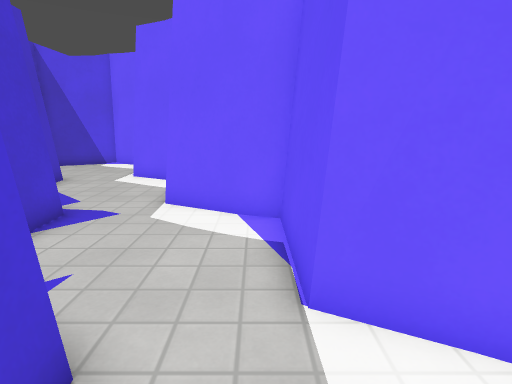
view 1 (above)

24 first-person views from a walk through a Godot game level. The camera is 1.2 m above the floor, tilts 12° down and sees 80° across. The floor is counted in squares, 0.5 m on a side. Each view is taken from the middle of a square. On the plan, view 1 faces up. The plan holds only what a view shows up to about 19 squares ahead; the rest is blank. The place goes on beyond the plan. Surface patterns are stand-ins for the level's own textures.

view 2
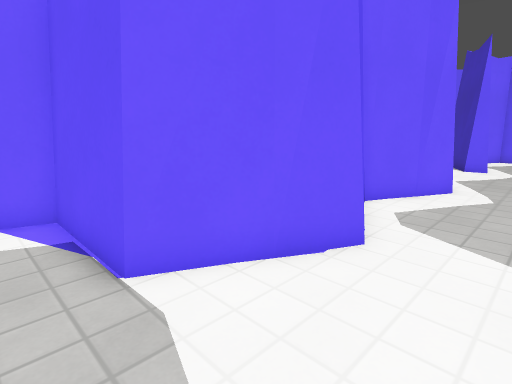

view 3
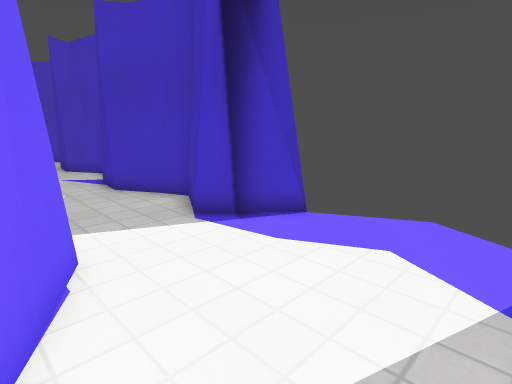

view 4
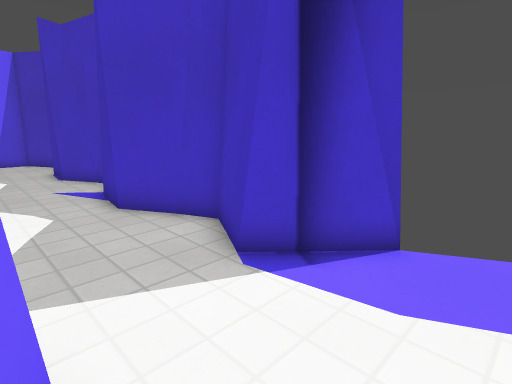

view 5
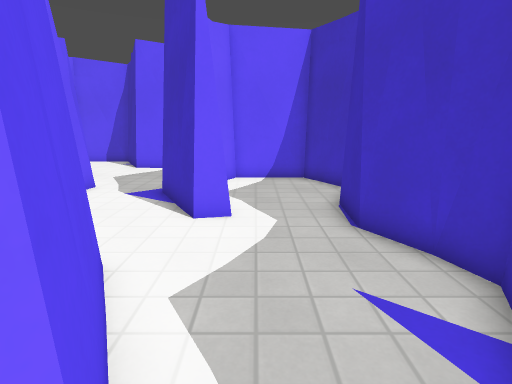

view 6
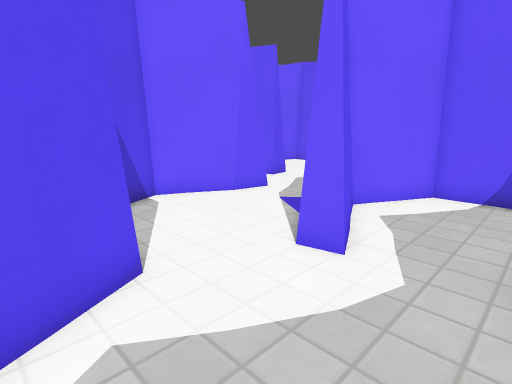

view 7
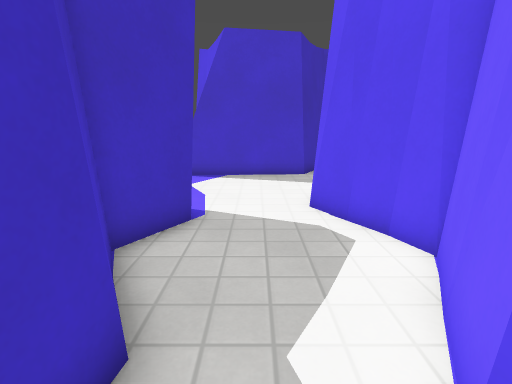

view 8
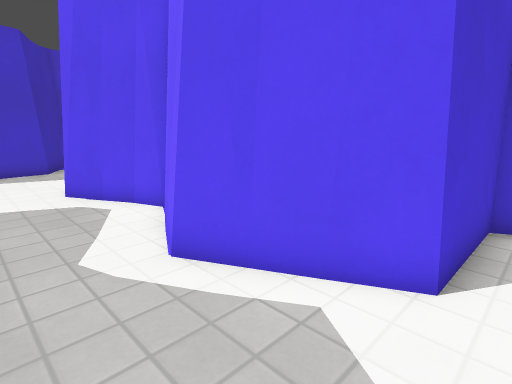

view 9
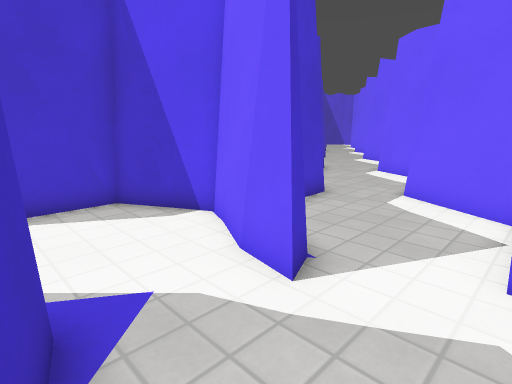

view 10
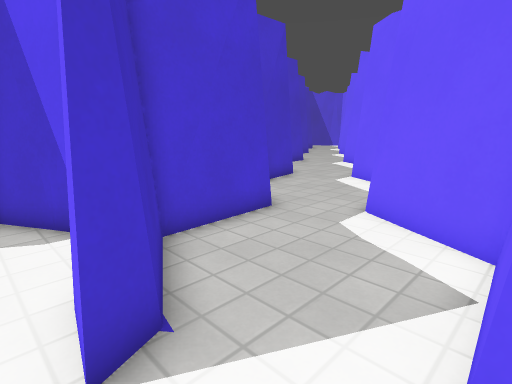

view 11
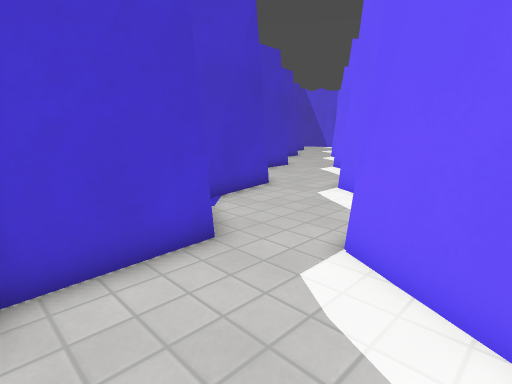

view 12
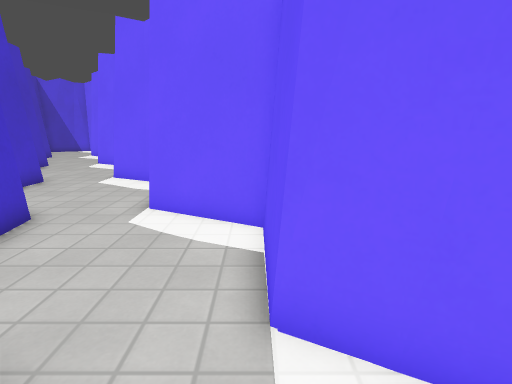

view 13
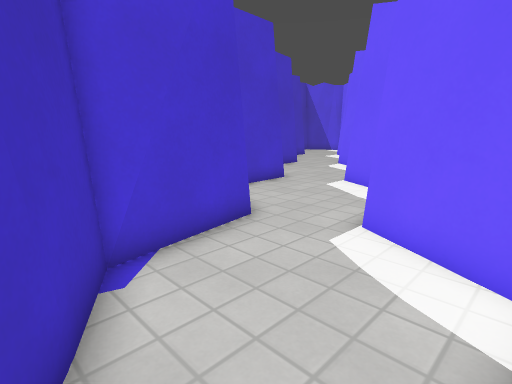

view 14
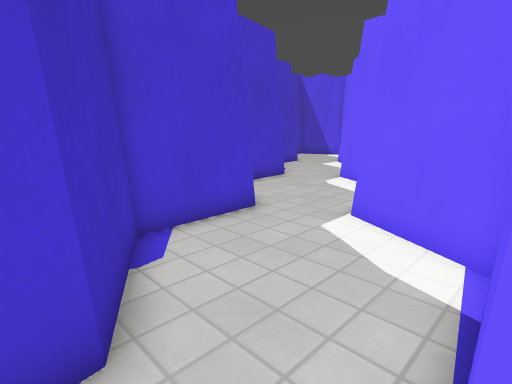

view 15
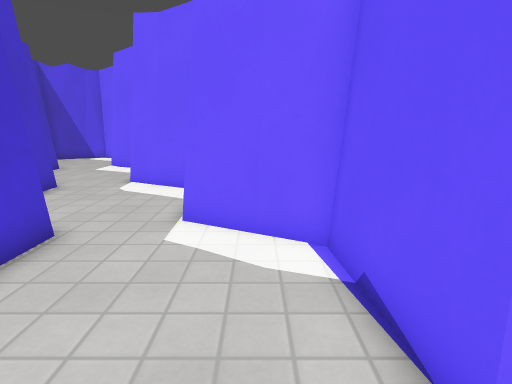

view 16
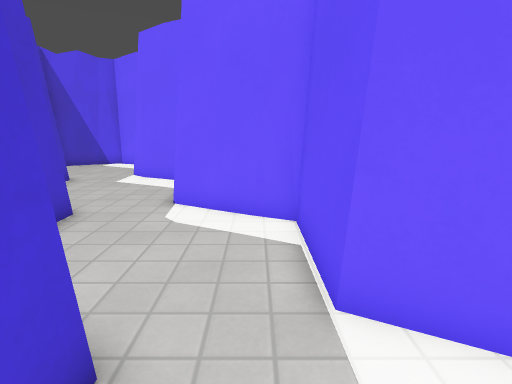

view 17
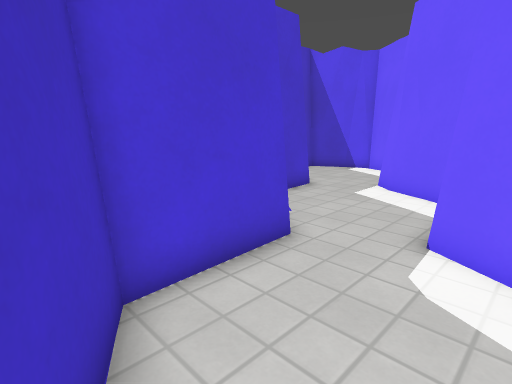

view 18
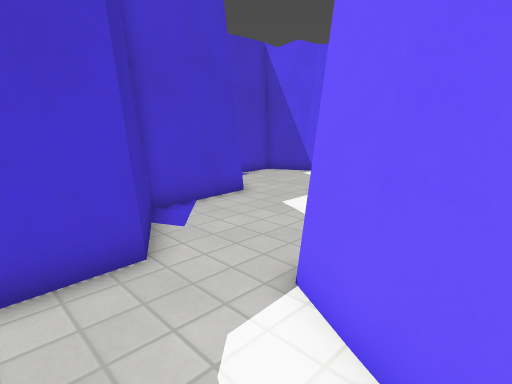

view 19
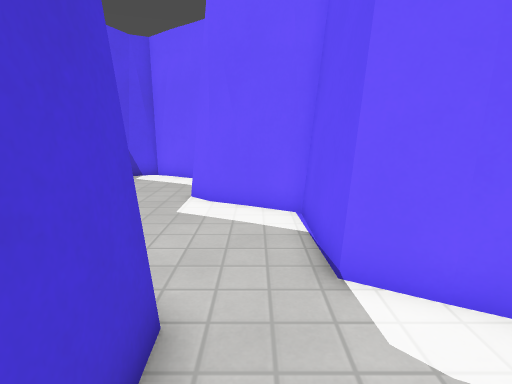

view 20
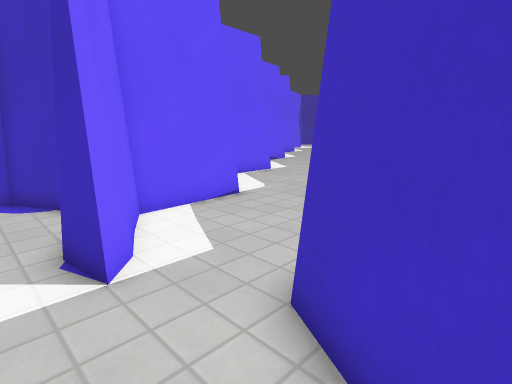

view 21
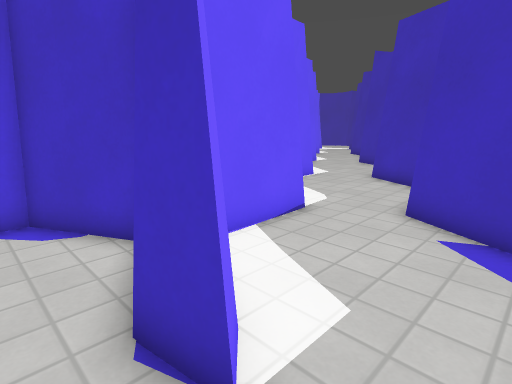

view 22
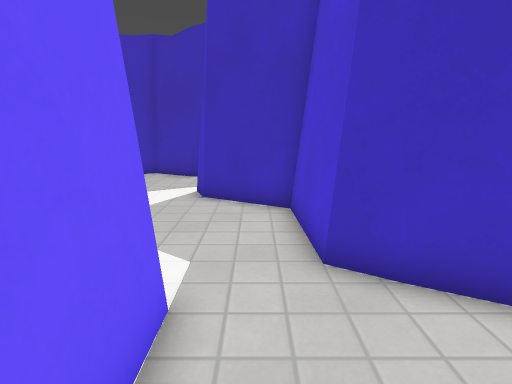

view 23
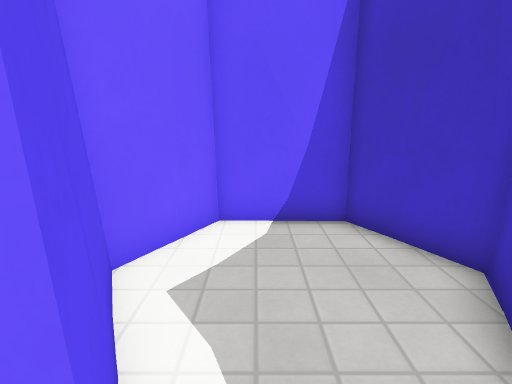

view 24
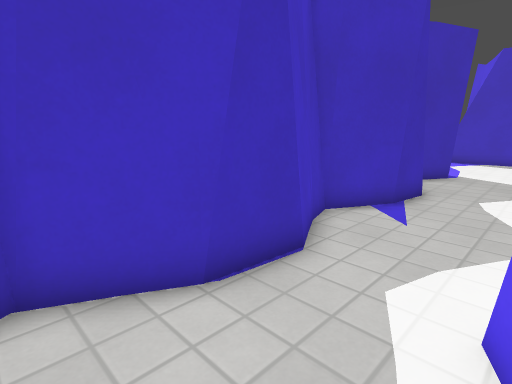

### Floor plan
Key: @ floor where view 1 was taken; # wall or solid block; . floor; = window, fence, low wall or low ledge.
Columns run from 6 left of view 1 to 26 right of it. Each row starts with its distance up from view 1.
 40         #............
 39          .....##.....#
 38          ##...### .###
 37           ##....####
 36            #.....##
 35            #.....##
 34            #=....##
 33            ##....=#
 32             ###...###
 31               ##....##
 30               ##.....#
 29                #.....#
 28                #.....#
 27                ##....##
 26                 ###...###
 25                   #.....##
 24                   #......#
 23                   #......#
 22                   #......#
 21                   ###....##
 20                     ###...###
 19                       #.....#
 18                       #.....#
 17                       #.....#
 16                       #=....##
 15 ###                   ###....##
 14 .##                     ###...###
 13 ...                      ##.....#
 12 ...                      ##.....#
 11 ...                      ##.....#
 10 ...##                    ###....#
  9  ...###                ######....
  8 #=....##              ##...###...
  7 #=.....#              #..........
  6   .....#              #..........
  5   .....#              #..........
  4  ##....##     ##     ##....#####.
  3   ###...##############...########
  2     #.....###....###.....##....##
  1     #...........................#
  0     #.@.........................#
 -1     #............##.............#
 -2     #..... ###..#####..######.###
 -3     #.....#######   ####   ####

Where each view was taken, in squares from view 1:
view 1: 0 up, 0 right, facing up
view 2: 1 down, 1 left, facing up-right
view 3: 3 up, 1 left, facing down-right
view 4: 2 up, 2 right, facing down-right
view 5: 1 up, 11 right, facing right
view 6: 1 down, 14 right, facing up-right
view 7: 0 up, 14 right, facing left
view 8: 1 down, 17 right, facing up-left
view 9: 4 up, 26 right, facing up-left
view 10: 7 up, 26 right, facing up-left
view 11: 10 up, 25 right, facing up-left
view 12: 12 up, 22 right, facing up
view 13: 14 up, 22 right, facing up-left
view 14: 19 up, 19 right, facing up-left
view 15: 19 up, 17 right, facing up
view 16: 23 up, 14 right, facing up
view 17: 26 up, 13 right, facing up-left
view 18: 29 up, 14 right, facing up-left
view 19: 28 up, 10 right, facing up
view 20: 40 up, 3 right, facing down-right
view 21: 40 up, 6 right, facing down-right
view 22: 19 up, 21 right, facing down
view 23: 1 up, 18 right, facing right
view 24: 2 up, 23 right, facing down-left
